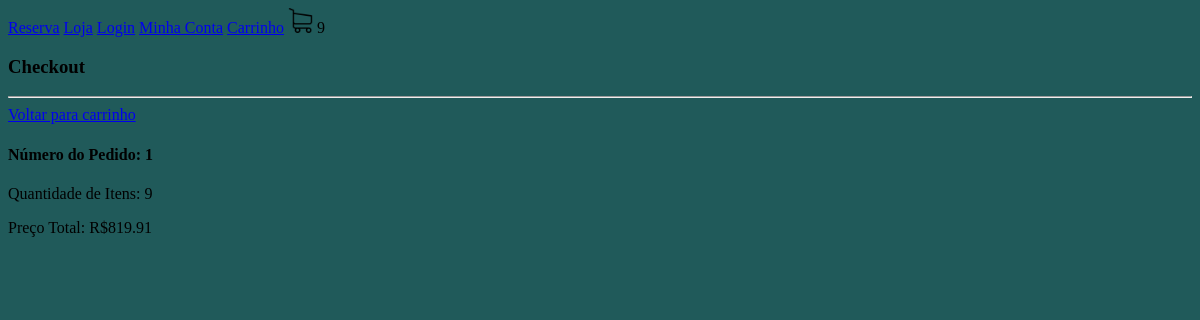
Before: /checkout/ (signed in) with the older database file.
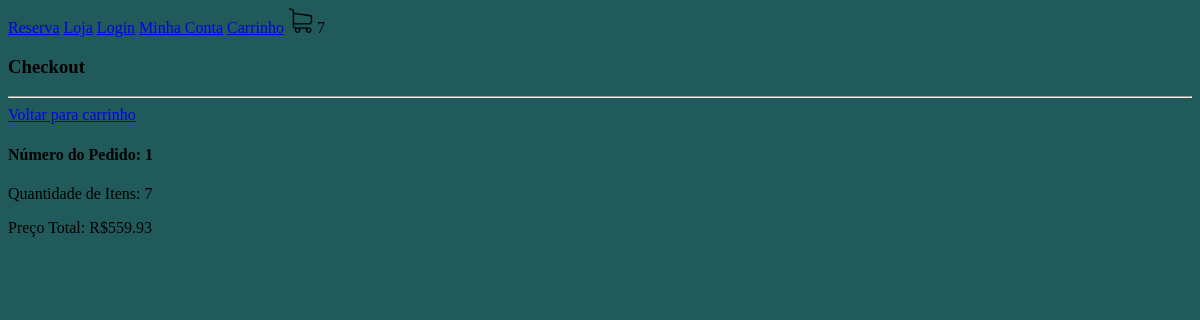
After: the same page with the newer database file.
### loja/models.py (models this page shows, shortened)
class Pedido(models.Model):
    cliente = models.ForeignKey(Cliente, null=True, blank=True, on_delete=models.SET_NULL)
    finalizado = models.BooleanField(default=False)
    codigo_transacao = models.CharField(max_length=400, null=True, blank=True)
    endereco = models.ForeignKey(Endereco, null=True, blank=True, on_delete=models.SET_NULL)
    data_finalizacao = models.DateTimeField(null=True, blank=True)
    @property
    def quantidade_total(self):
        itens_pedido = ItensPedido.objects.filter(pedido__id=self.id)
        quantidade = sum([item.quantidade for item in itens_pedido])
        return quantidade
    @property
    def preco_total(self):
        itens_pedido = ItensPedido.objects.filter(pedido__id=self.id)
        preco = sum([item.preco_total for item in itens_pedido])
        return preco

class ItensPedido(models.Model):
    item_estoque = models.ForeignKey(
        Itemestoque, null=True, blank=True, on_delete=models.SET_NULL)
    quantidade = models.IntegerField(default=0)
    pedido = models.ForeignKey(
        Pedido, null=True, blank=True, on_delete=models.SET_NULL)
    @property
    def preco_total(self):
        preco_total = self.quantidade * self.item_estoque.produto.preco
        return preco_total

class Itemestoque(models.Model):
    produto = models.ForeignKey(
        Produto, null=True, blank=True, on_delete=models.SET_NULL)
    cor = models.ForeignKey(Cor, null=True, blank=True,
                            on_delete=models.SET_NULL)
    tamanho = models.CharField(max_length=200, null=True, blank=True)
    quantidade = models.IntegerField(default=0)

class Produto(models.Model):
    imagem = models.ImageField(null=True, blank=True)
    nome = models.CharField(max_length=200, null=True, blank=True)
    preco = models.DecimalField(max_digits=10, decimal_places=2)
    ativo = models.BooleanField(default=True)
    categoria = models.ForeignKey(
        Categoria, null=True, blank=True, on_delete=models.SET_NULL)
    tipo = models.ForeignKey(
        Tipo, null=True, blank=True, on_delete=models.SET_NULL)

### loja/views.py (the view)
# urls.py: path('checkout/', checkout, name='checkout'),
def checkout(request):
    if request.user.is_authenticated:
        cliente = request.user.cliente
    else:
        if request.COOKIES.get("id_sessao"):
            id_sessao = request.COOKIES.get("id_sessao")
            cliente = Cliente.objects.get_or_create(id_sessao=id_sessao)
    pedido, criado = Pedido.objects.get_or_create(cliente=cliente, finalizado=False)
    enderecos = Endereco.objects.filter(cliente=cliente)
    context = {"pedido": pedido, "enderecos": enderecos}
    return render(request, 'checkout.html', context)

### loja/novos_context.py (called while the page is built)
def carrinho(request):
    quantidade_produtos_carrinho = 0
    if request.user.is_authenticated:
        cliente = request.user.cliente
    else:
        return {"quantidade_produtos_carrinho": quantidade_produtos_carrinho}
    pedido, criado = Pedido.objects.get_or_create(cliente=cliente, finalizado=False)
    itens_pedido = ItensPedido.objects.filter(pedido=pedido)
    for item in itens_pedido:
        quantidade_produtos_carrinho += item.quantidade
    return {"quantidade_produtos_carrinho": quantidade_produtos_carrinho}

### loja/templates/checkout.html
{% extends 'base.html' %}
{% load static %}
{% block body %}
    <h3>Checkout</h3>
    <hr>
    <a href="{% url 'carrinho' %}">Voltar para carrinho</a>
    <h4>Número do Pedido: {{ pedido.id }}</h4>
    <p>Quantidade de Itens: {{ pedido.quantidade_total }}</p>
    <p>Preço Total: R${{ pedido.preco_total }}</p>
{% endblock %}

Changed rows visible on the page:
changed through a linked row, Pedido id 1: quantidade_total "9" → "7"; preco_total "819.91" → "559.93"
Other visible differences:
{{ quantidade_produtos_carrinho }}: "9" → "7"
